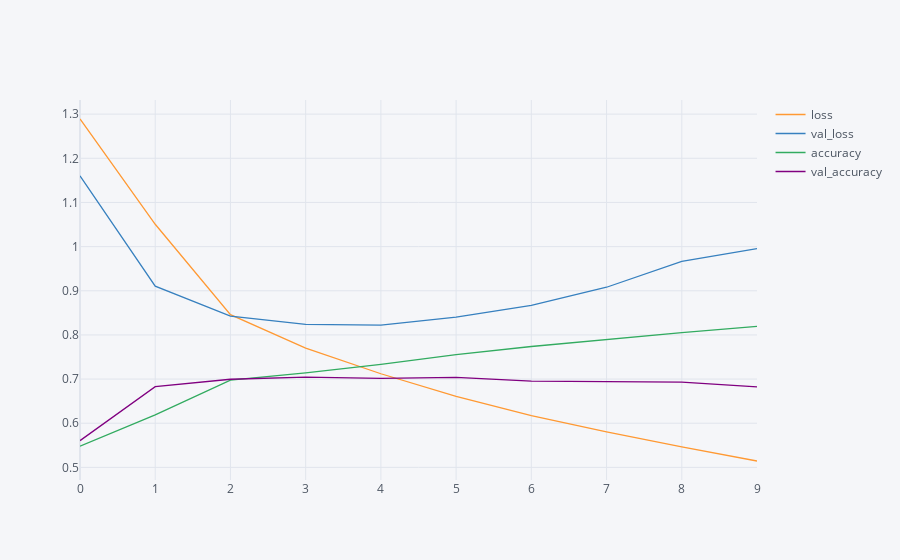

The cell this chart's notebook holds for it:
### Code cell
results.iplot()

### Figure 1 — Plotly figure (JSON) as saved in the notebook; plotly's stock layout.template omitted (floating-point values rounded to 4 significant figures)
{"data": [{"line": {"color": "rgba(255, 153, 51, 1.0)", "dash": "solid", "shape": "linear", "width": 1.3}, "mode": "lines", "name": "loss", "text": "", "type": "scatter", "x": [0, 1, 2, 3, 4, 5, 6, 7, 8, 9], "y": [1.289, 1.051, 0.8458, 0.77, 0.7121, 0.6607, 0.6171, 0.5806, 0.5464, 0.5145]}, {"line": {"color": "rgba(55, 128, 191, 1.0)", "dash": "solid", "shape": "linear", "width": 1.3}, "mode": "lines", "name": "val_loss", "text": "", "type": "scatter", "x": [0, 1, 2, 3, 4, 5, 6, 7, 8, 9], "y": [1.16, 0.9103, 0.8424, 0.8241, 0.8222, 0.8405, 0.8668, 0.908, 0.9665, 0.9957]}, {"line": {"color": "rgba(50, 171, 96, 1.0)", "dash": "solid", "shape": "linear", "width": 1.3}, "mode": "lines", "name": "accuracy", "text": "", "type": "scatter", "x": [0, 1, 2, 3, 4, 5, 6, 7, 8, 9], "y": [0.5479, 0.619, 0.6976, 0.7141, 0.7331, 0.7554, 0.7738, 0.7899, 0.8052, 0.8195]}, {"line": {"color": "rgba(128, 0, 128, 1.0)", "dash": "solid", "shape": "linear", "width": 1.3}, "mode": "lines", "name": "val_accuracy", "text": "", "type": "scatter", "x": [0, 1, 2, 3, 4, 5, 6, 7, 8, 9], "y": [0.5607, 0.6828, 0.6997, 0.7043, 0.7014, 0.7038, 0.6954, 0.6946, 0.6932, 0.6825]}], "layout": {"legend": {"bgcolor": "#F5F6F9", "font": {"color": "#4D5663"}}, "paper_bgcolor": "#F5F6F9", "plot_bgcolor": "#F5F6F9", "title": {"font": {"color": "#4D5663"}}, "xaxis": {"gridcolor": "#E1E5ED", "showgrid": true, "tickfont": {"color": "#4D5663"}, "title": {"font": {"color": "#4D5663"}, "text": ""}, "zerolinecolor": "#E1E5ED"}, "yaxis": {"gridcolor": "#E1E5ED", "showgrid": true, "tickfont": {"color": "#4D5663"}, "title": {"font": {"color": "#4D5663"}, "text": ""}, "zerolinecolor": "#E1E5ED"}}}
